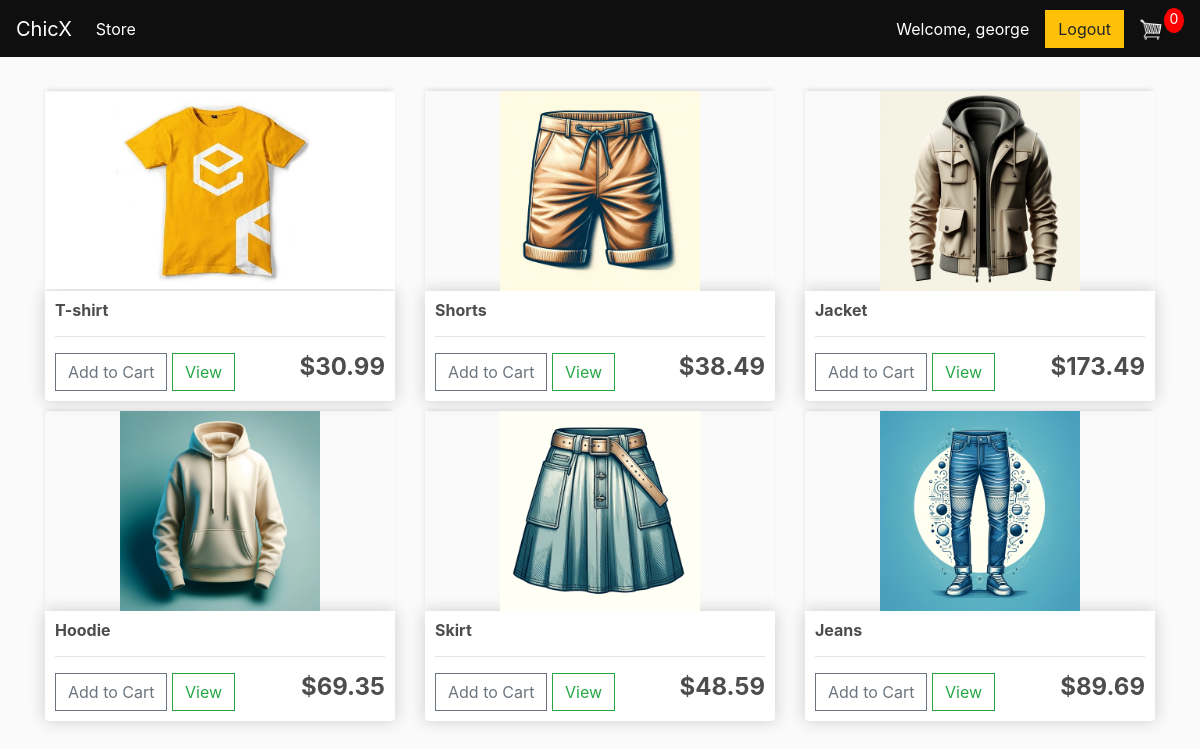
The app's page / (signed in) with its own data.
### store/models.py (models this page shows)
class Product(models.Model):
    name = models.CharField(max_length=200, null=True)
    price = models.DecimalField(max_digits=7, decimal_places=2)
    digital = models.BooleanField(default=False, null=True, blank=False)
    description = models.TextField(blank=True)
    image = models.ImageField(null=True, blank=True)
    sizes = models.ManyToManyField(Size, through=ProductSize)
    colors = models.ManyToManyField(Color, through=ProductColor)

### store/views.py (the view)
# urls.py: path('', include('store.urls')),
def store(request):
    data = cartData(request)
    cartItems = data['cartItems']
    products = Product.objects.all()
    context = {'products': products, 'cartItems': cartItems}
    return render(request, 'store/store.html', context)

### store/models.py (called while the page is built)
    @property
    def get_cart_items(self):
        orderitems = self.orderitem_set.all()
        total = sum([item.quantity for item in orderitems])
        return total

### store/utils.py (called while the page is built)
def cartData(request):
    if request.user.is_authenticated:
        try:
            customer = request.user.customer
        except Customer.DoesNotExist:
            customer = Customer.objects.create(user=request.user)
        customer = request.user.customer
        order, created = Order.objects.get_or_create(customer=customer, complete=False)
        items = order.orderitem_set.all()
        cartItems = order.get_cart_items
    else:
        cookieData = cookieCart(request)
        cartItems = cookieData['cartItems']
        order = cookieData['order']
        items = cookieData['items']
    return {'cartItems': cartItems, 'order': order, 'items': items}

### store/templates/store/store.html
{% extends 'store/main.html' %}
{% load static %}
{% block content %}
     <div class="row">
	 	{% for product in products %}
		<div class="col-lg-4">
			<img class="thumbnail" src="{{product.image.url}}">
			<div class="box-element product">
				<h6><strong>{{product.name}}</strong></h6>
				<hr>
				<button  data-product="{{product.id}}" data-action="add"  class="btn btn-outline-secondary add-btn update-cart">Add to Cart</button>
				<a class="btn btn-outline-success" href="{% url 'product_detail' product.id %}">View</a>
				<h4 style="display: inline-block; float: right"><strong>${{product.price }}</strong></h4>
			</div>
		</div>
	 	{% endfor %}
	</div>
{% endblock content %}

### store/templates/store/main.html (shortened to what this page needs)
<!DOCTYPE html>
{% load static %}
<html lang="en">
<head>
    <link rel="stylesheet" href="https://stackpath.bootstrapcdn.com/bootstrap/4.4.1/css/bootstrap.min.css"
>
    <link rel="stylesheet" type="text/css" href="{% static 'css/main.css' %}">
</head>
<body>
<nav class="navbar navbar-expand-lg navbar-dark bg-dark">
    <a class="navbar-brand" href="{% url 'store' %}">ChicX</a>
    <div class="collapse navbar-collapse" id="navbarSupportedContent">
        <ul class="navbar-nav mr-auto">
            <li class="nav-item active">
                <a class="nav-link" href="{% url 'store' %}">Store<span class="sr-only">(current)</span></a>
            </li>
        </ul>
        <div class="form-inline my-2 my-lg-0">
            {% if user.is_authenticated %}
            <div class="mr-3 text-white">Welcome, {{ user.username }}</div>
            <a href="{% url 'logout' %}" class="btn btn-warning">Logout</a>
            {% else %}
            <button class="btn btn-outline-warning ml-2" data-toggle="modal" data-target="#signupModal">Sign Up</button>
            <button class="btn btn-warning" data-toggle="modal" data-target="#loginModal">Login</button>
        </div>
    </div>
    {% endif %}
    <a href="{% url 'cart' %}">
        <img id="cart-icon" src="{% static 'images/cart.png' %}">
    </a>
    <p id="cart-total">{{cartItems}}</p>
    </div>
    </div>
</nav>
<div class="container">
    <br>
    {% block content %}
    {% endblock content %}
</div>
</body>
</html>

### static/css/main.css (style rules this page uses)
:root { --obsidian-black: #0f0f0f; }
.navbar { background-color: var(--obsidian-black) !important; border-color: var(--obsidian-black) !important; }
.navbar .navbar-brand, .navbar .navbar-nav .nav-link { color: #ffffff !important; }
.bg-dark { background-color: var(--obsidian-black) !important; }
body { background-color: hsl(0, 0%, 98%); }
h1, h2, h3, h4, h5, h6 { color: hsl(0, 0%, 30%); }
.box-element { box-shadow: hsl(0, 0%, 80%) 0 0 16px; background-color: #fff; border-radius: 4px; padding: 10px; }
.thumbnail { width: 100%; height: 200px; object-fit: contain; -webkit-box-shadow: -1px -3px 5px -2px rgba(214,214,214,1); -moz-box-shadow: -1px -3px 5px -2px rgba(214,214,214,1); box-shadow: -1px -3px 5px -2px rgba(214,214,214,1); }
.product { border-radius: 0 0 4px 4px; }
#cart-icon { width: 25px; display: inline-block; margin-left: 15px; }
#cart-total { display: block; text-align: center; color: #fff; background-color: red; width: 20px; height: 25px; border-radius: 50%; font-size: 14px; }
.col-lg-4, .col-lg-6, .col-lg-8, .col-lg-12 { margin-top: 10px; }
.btn { border-radius: 0; }

### records on screen
Product: image (picture), name "T-shirt", price "30.99"
Product: image (picture), name "Shorts", price "38.49"
Product: image (picture), name "Jacket", price "173.49"
Product: image (picture), name "Hoodie", price "69.35"
Product: image (picture), name "Skirt", price "48.59"
Product: image (picture), name "Jeans", price "89.69"

### other values on screen
{{ user.username }} "george"
{{ cartItems }} "0"
